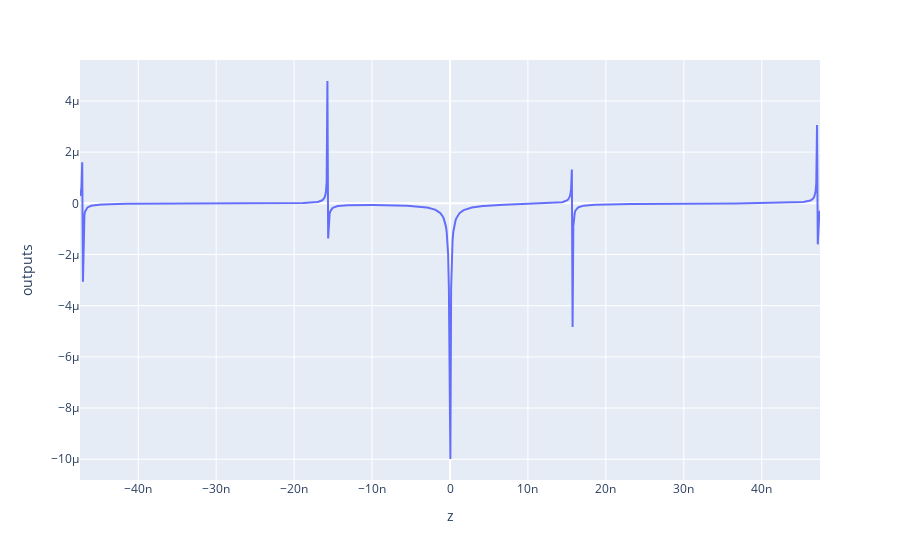

The notebook cell this image was saved under:
### Markdown cell above
Inside a finite well, a particle has the wavefunction

$\psi(x)_1 = D\cos(lx) \tag{1}$

where

$l = \frac{\sqrt{2m(V_0 - E)}}{\hbar} \tag{2}$.

Outside the well,

<p>$\psi(x)_2 = F\exp(-kx) \tag{3}$</p>

where

$k = \frac{\sqrt{2mE}}{\hbar} \tag{4}$.


Since the wavefunction and its derivative must be continuous, we set $\psi(w)_1 = \psi(w)_2$ and $\psi'(w)_1 = \psi'(w)_2$, which gives:

<p>$D\cos(lw) =  F\exp(-kw)\tag{5}$</p>

and

<p>$-lD\sin(lw) =  -kF\exp(-kw)\tag{6}$</p>

Deviding (5) by (6) gives:

<p>$k = l\tan(lw)\tag{7}$</p>

Since $k$ and $l$ are both functions of $E$, we can find the allowed energy values from this equation.  However, it's not convenient to have two separate functions of $E$.  Instead, following the derivation used in Griffiths' *Quantum Mechanics* in section 2.6, set:


<p>$z = lw \tag{8}$</p> 
    
    
<p>$((7) \text{ and } (8) \implies \tan z = \frac{k}{l} \tag{9})$</p>

and

$z_0 = \frac{w}{\hbar}\sqrt{2mV_0}\tag{10}$.

Additionally, from the definitions of $k$ and $l$ it follows that

$k^2+l^2 = \frac{2mV_0}{\hbar^2} \implies k = \sqrt{\frac{2mV_0}{\hbar^2} - l^2} = \sqrt{\left(\frac{z_0}{w}\right)^2 - \left(\frac{z}{w}\right)^2} \implies kw = \sqrt{z_0^2 - z^2}\tag{11}$.

$(11) \text{ and } (9) \implies \tan z =\sqrt{\left(\frac{z_0}{z}\right)^2-1} \tag{12}$

Now, solving for $E$ in (2) and multiplying by $w$ to get it in terms of $z$ instead of $l$, we get that

<p>$ E = V_0 - \frac{z^2\hbar^2}{2mw^2} \tag{13}$</p>

Now I'll find the solutions for $z$ by plotting the roots of equation 12 and then compute the energy difference between the highest and lowest energy levels.

### Code cell
m = m_e*0.067
V_0 = 0.2 #in eV
w = 20 #in meters
z_0 = (w/(h_bar)) * (2*m*V_0)**0.5

def finite_well_equation(E):
  l = (2*m(V_0 - E))**0.5 / h_bar
  k =(2*m(E))**0.5 / h_bar
  z = l*w

z = np.linspace(-z_0, z_0, 1000)

outputs = np.tan(z) - ((z_0/z)**2 - 1)**0.5
df = DataFrame({'z':z*10**(-8), 'outputs':outputs*10**(-8)})

line(df, x = 'z', y = 'outputs')

### Figure 1 — Plotly figure (JSON) as saved in the notebook; plotly's stock layout.template omitted (floating-point values rounded to 4 significant figures; data arrays with more than 128 entries replaced by an {"elided": "..."} marker saying what was removed)
{"data": [{"hovertemplate": "z=%{x}<br>outputs=%{y}<extra></extra>", "legendgroup": "", "line": {"color": "#636efa", "dash": "solid"}, "marker": {"symbol": "circle"}, "mode": "lines", "name": "", "orientation": "v", "showlegend": false, "x": {"elided": "1000 float values"}, "xaxis": "x", "y": {"elided": "1000 float values"}, "yaxis": "y", "type": "scatter"}], "layout": {"xaxis": {"anchor": "y", "domain": [0.0, 1.0], "title": {"text": "z"}}, "yaxis": {"anchor": "x", "domain": [0.0, 1.0], "title": {"text": "outputs"}}, "legend": {"tracegroupgap": 0}, "margin": {"t": 60}}}
